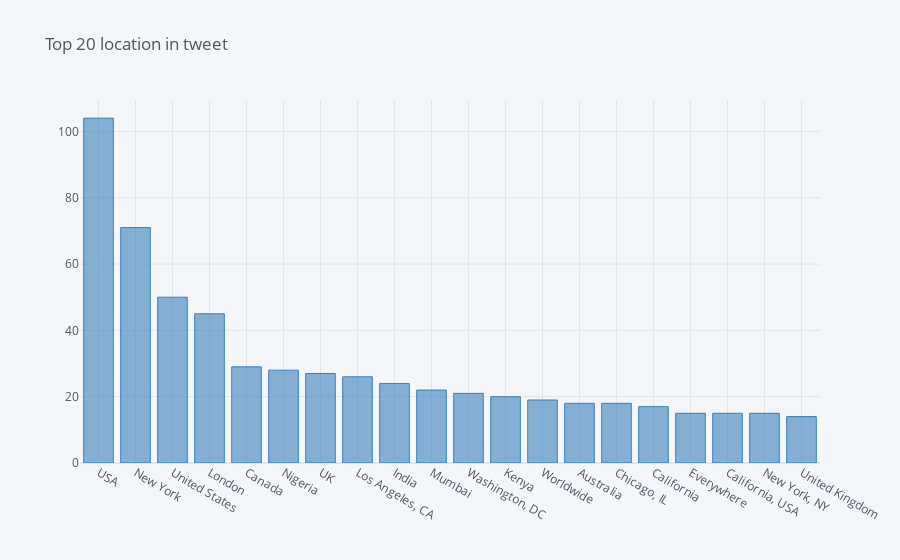

The code cell stored with this chart in its notebook:
### Code cell
train.location.value_counts()[:20].iplot(kind='bar', title='Top 20 location in tweet', color='blue')  # Check the top 15 locations

### Figure 1 — Plotly figure (JSON) as saved in the notebook; plotly's stock layout.template omitted (floating-point values rounded to 4 significant figures)
{"data": [{"marker": {"color": "rgba(55, 128, 191, 0.6)", "line": {"color": "rgba(55, 128, 191, 1.0)", "width": 1}}, "name": "location", "orientation": "v", "text": "", "type": "bar", "x": ["USA", "New York", "United States", "London", "Canada", "Nigeria", "UK", "Los Angeles, CA", "India", "Mumbai", "Washington, DC", "Kenya", "Worldwide", "Australia", "Chicago, IL", "California", "Everywhere", "California, USA", "New York, NY", "United Kingdom"], "y": [104, 71, 50, 45, 29, 28, 27, 26, 24, 22, 21, 20, 19, 18, 18, 17, 15, 15, 15, 14]}], "layout": {"legend": {"bgcolor": "#F5F6F9", "font": {"color": "#4D5663"}}, "paper_bgcolor": "#F5F6F9", "plot_bgcolor": "#F5F6F9", "title": {"font": {"color": "#4D5663"}, "text": "Top 20 location in tweet"}, "xaxis": {"gridcolor": "#E1E5ED", "showgrid": true, "tickfont": {"color": "#4D5663"}, "title": {"font": {"color": "#4D5663"}, "text": ""}, "zerolinecolor": "#E1E5ED"}, "yaxis": {"gridcolor": "#E1E5ED", "showgrid": true, "tickfont": {"color": "#4D5663"}, "title": {"font": {"color": "#4D5663"}, "text": ""}, "zerolinecolor": "#E1E5ED"}}}
